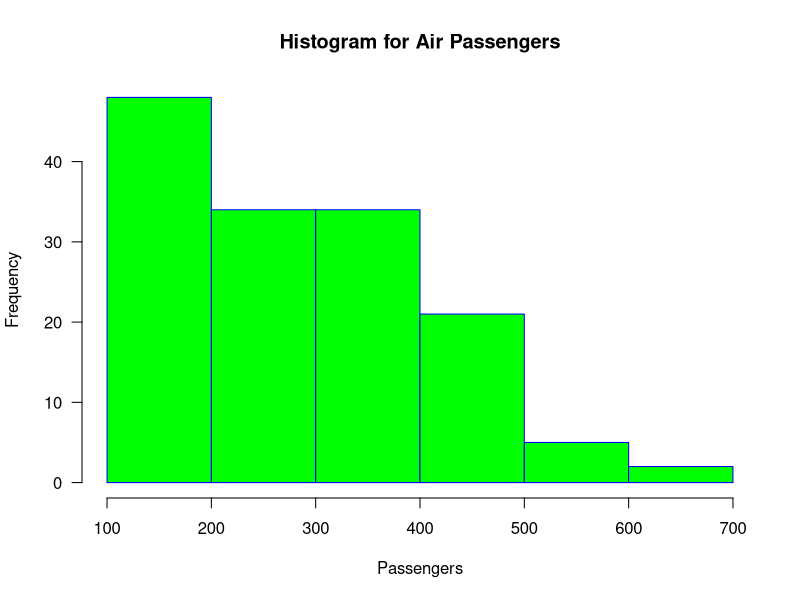

This figure's R source:
hist(AirPassengers, main="Histogram for Air Passengers", xlab="Passengers", border="blue", col="green", xlim=c(100,700), las=1, breaks=5)